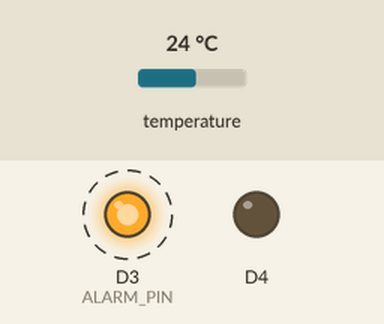
Simulated run of this sketch. Board: ESP8266 (NodeMCU). Parts: output pins drawn as LEDs (lit = HIGH). Dashed ring = blinking. The inputs (shaded band) are chosen by the test bench; at power-on: temperature 24 °C. WiFi joins after 1.5 s; servers stay silent unless stated; random numbers use the default seed unless the sketch sets one; no MQTT or app messages arrive unless stated; what the sketch prints to the serial monitor is not drawn.

Above: at 1.7 s.
Timing chart, 0 to 5.0 s (numbered marks = the images above):
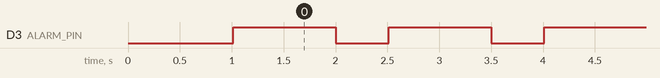

The sketch:

FreezerAlarm.ino
```cpp
#include <Ticker.h>
#include <ESP8266WiFi.h>
#include <PubSubClient.h>
#define MQTT_KEEPALIVE 5

#include <OneWire.h>
#include <DallasTemperature.h>

#define ONE_WIRE_BUS D5
#define TEMPERATURE_PRECISION 12
#define ALARM_PIN D3

// Setup a oneWire instance to communicate with any OneWire devices (not just Maxim/Dallas temperature ICs)
OneWire oneWire(ONE_WIRE_BUS);

// Pass our oneWire reference to Dallas Temperature.
DallasTemperature sensors(&oneWire);

// arrays to hold device addresses
DeviceAddress Thermometer;

volatile float temp = 50.0;

const char* ssid = "";
const char* password = "";
const char* mqtt_server = "10.100.102.170";

WiFiClient espClient;
PubSubClient client(espClient);
long lastMsg = 0;
char msg[50];
int value = 0;


Ticker SensorTicker;

volatile int sensor_state = 0;

void onConnectionEstablished();

void setup_wifi() {

  delay(10);
  // We start by connecting to a WiFi network
  Serial.println();
  Serial.print("Connecting to ");
  Serial.println(ssid);

  WiFi.begin(ssid, password);

  while (WiFi.status() != WL_CONNECTED) {
    delay(500);
    Serial.print(".");
  }

  randomSeed(micros());

  Serial.println("");
  Serial.println("WiFi connected");
  Serial.println("IP address: ");
  Serial.println(WiFi.localIP());
}

// MQTT
void callback(char* topic, byte* payload, unsigned int length) {
  Serial.print("Message arrived [");
  Serial.print(topic);
  Serial.print("] ");
  char* ptopic;
  ptopic = (char*) malloc(length + 1);
  strncpy(ptopic, (char*)payload, length);
  ptopic[length] = '\0';
  for (int i = 0; i < length; i++) {
    Serial.print((char)payload[i]);
  }
  Serial.println();

  free(ptopic);
}


void reconnect() {
  // Loop until we're reconnected
  while (!client.connected()) {
    Serial.print("Attempting MQTT connection...");
    // Create a random client ID
    String clientId = "BigFreezer";
    clientId += String(random(0xffff), HEX);
    // Attempt to connect
    if (client.connect(clientId.c_str())) {
      Serial.println("connected");
      // ... and resubscribe
    } else {
      Serial.print("failed, rc=");
      Serial.print(client.state());
      Serial.println(" try again in 5 seconds");
      // Wait 5 seconds before retrying
      delay(1000);
    }
  }
}


void sensor_isr() {
  char out_str[50];
  switch (sensor_state) {
    case 0:
      Serial.println("Trigger Get Temp 0");
      sensors.setWaitForConversion(false);  // makes it async
      sensors.requestTemperatures();
      sensors.setWaitForConversion(true);
      digitalWrite(ALARM_PIN, LOW);
      break;
    case 1:
      Serial.println("Get Temp 0");
      temp = sensors.getTempC(Thermometer);
      if (temp > -5) digitalWrite(ALARM_PIN, HIGH);

      sprintf(out_str, "%.0f", temp);
      Serial.println(out_str);
      client.publish("BigFreezer/temp", out_str);

      break;
    default:
      sensor_state = -1;
  }
  sensor_state ++;
}


// function to print a device address
void printAddress(DeviceAddress deviceAddress)
{
  for (uint8_t i = 0; i < 8; i++)
  {
    // zero pad the address if necessary
    if (deviceAddress[i] < 16) Serial.print("0");
    Serial.print(deviceAddress[i], HEX);
  }
}

// function to print the temperature for a device
void printTemperature(DeviceAddress deviceAddress)
{
  float tempC = sensors.getTempC(deviceAddress);
  Serial.print("Temp C: ");
  Serial.print(tempC);
  Serial.print(" Temp F: ");
  Serial.print(DallasTemperature::toFahrenheit(tempC));
}

// function to print a device's resolution
void printResolution(DeviceAddress deviceAddress)
{
  Serial.print("Resolution: ");
  Serial.print(sensors.getResolution(deviceAddress));
  Serial.println();
}

// main function to print information about a device
void printData(DeviceAddress deviceAddress)
{
  Serial.print("Device Address: ");
  printAddress(deviceAddress);
  Serial.print(" ");
  printTemperature(deviceAddress);
  Serial.println();
}

void setup()
{
  pinMode(LED_BUILTIN, OUTPUT);     // Initialize the LED_BUILTIN pin as an output
  pinMode(ALARM_PIN, OUTPUT);
  digitalWrite(ALARM_PIN, LOW);
  Serial.begin(115200);
  SensorTicker.attach_ms(500, sensor_isr);
  setup_wifi();
  client.setServer(mqtt_server, 1883);
  client.setCallback(callback);
  sensors.begin();
  // locate devices on the bus
  Serial.print("Locating devices...");
  Serial.print("Found ");
  Serial.print(sensors.getDeviceCount(), DEC);
  Serial.println(" devices.");
  // report parasite power requirements
  Serial.print("Parasite power is: ");
  if (sensors.isParasitePowerMode()) Serial.println("ON");
  else Serial.println("OFF");
  if (!sensors.getAddress(Thermometer, 0)) Serial.println("Unable to find address for Device 0");
  // show the addresses we found on the bus
  Serial.print("Device 0 Address: ");
  printAddress(Thermometer);
  Serial.println();

  // set the resolution
  sensors.setResolution(Thermometer, TEMPERATURE_PRECISION);

  Serial.print("Device 0 Resolution: ");
  Serial.print(sensors.getResolution(Thermometer), DEC);
  Serial.println();

  sensors.setWaitForConversion(false);
}

void loop()
{
  if (!client.connected()) {
    reconnect();
  }
  client.loop();
}
```

Measured:
- by itself, D3 (ALARM_PIN): alternates HIGH for 0.99 s and LOW for 0.51 s
